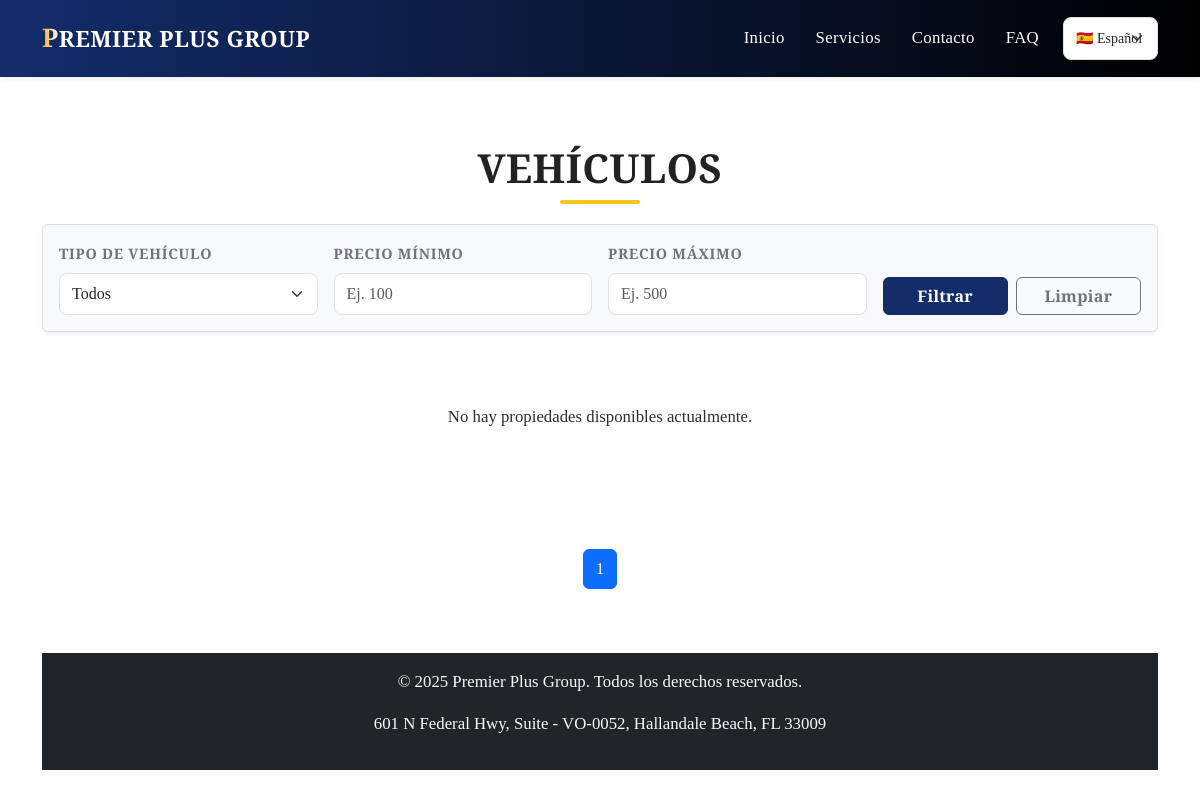
The page /es/vehiculos/ on the database as committed earlier.
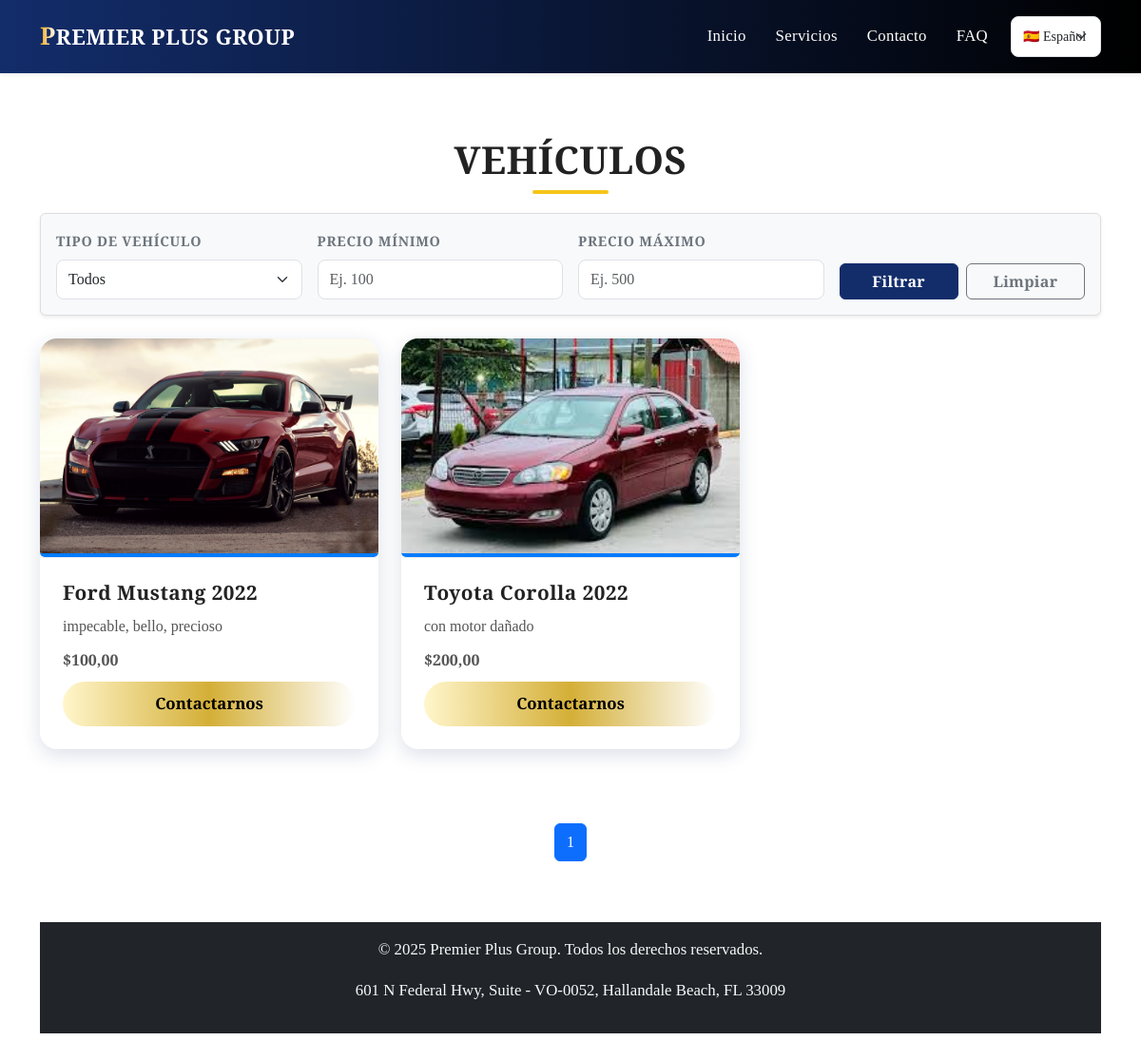
The same page on the database as committed later.
### servicios/models.py (models this page shows, shortened)
class Servicio(models.Model):
    CATEGORIAS = [
        ('vehiculo', 'Renta de Vehículos'),
        ('apartamento', 'Renta de Apartamentos'),
        ('bote', 'Renta de Botes'),
        ('paquete', 'Paquetes Turísticos'),
    ]
    TIPOS_VEHICULO = [
        ('suv', 'SUV'),
        ('compacto', 'Compacto'),
        ('sedan', 'Sedan'),
        ('exclusive', 'Exclusive'),
        ('family', 'Family'),
        ('descapotable', 'Descapotable'),
        ('otro', 'Otro'),
    ]
    titulo = models.CharField(max_length=100)
    descripcion = models.TextField()
    categoria = models.CharField(max_length=20, choices=CATEGORIAS)
    tipo_vehiculo = models.CharField(
        max_length=20,
        choices=TIPOS_VEHICULO,
        blank=True,
        null=True
    )
    precio = models.DecimalField(max_digits=10, decimal_places=2, blank=True, null=True)
    imagen = models.ImageField(upload_to='servicios/')
    disponible = models.BooleanField(default=True)
    fecha_creacion = models.DateTimeField(auto_now_add=True)
    fecha_actualizacion = models.DateTimeField(auto_now=True)
    order = models.PositiveIntegerField(default=0)
    class Meta:
        ordering = ['order']

### servicios/views.py (the view)
# urls.py: path('vehiculos/', views.vehiculos, name='vehiculos'),
def vehiculos(request):
    context = filtrar_servicios(request, 'vehiculo', incluir_tipo=True)
    return render(request, 'vehiculos.html', context)

### servicios/templates/vehiculos.html (shortened to what this page needs)
{% extends 'base.html' %}
{% block content %}
{% load i18n %}
<div class="container py-5">
    <div class="section-title text-center mb-4">
        <h2 class="fw-bold">{% trans "Vehículos" %}</h2>
    </div>
    <form method="get" class="mb-4 bg-light p-3 rounded shadow-sm">
        <div class="row g-3 align-items-end">
            <div class="col-md-3">
                <label class="form-label fw-semibold text-secondary">{% trans "Tipo de vehículo" %}</label>
                <select name="tipo" class="form-select">
                    <option value="">{% trans "Todos" %}</option>
                </select>
            </div>
            <div class="col-md-3">
                <label class="form-label fw-semibold text-secondary">{% trans "Precio mínimo" %}</label>
                <input type="number" name="precio_min" value="{{ precio_min|default:'' }}" class="form-control"
                       placeholder="{% trans 'Ej. 100' %}" min="0" step="0.01">
            </div>
            <div class="col-md-3">
                <label class="form-label fw-semibold text-secondary">{% trans "Precio máximo" %}</label>
                <input type="number" name="precio_max" value="{{ precio_max|default:'' }}" class="form-control"
                       placeholder="{% trans 'Ej. 500' %}" min="0" step="0.01">
            </div>
            <div class="col-md-3 d-flex gap-2">
                <button type="submit" class="btn btn-primary w-100">{% trans "Filtrar" %}</button>
                <a href="{% url 'vehiculos' %}" class="btn btn-outline-secondary w-100">{% trans "Limpiar" %}</a>
            </div>
        </div>
    </form>
    <div class="row">
        {% for servicio in page_obj %}
        <div class="col-md-4 mb-4">
            <div class="card servicio-card h-100">
                <img src="{{ servicio.imagen.url }}" class="card-img-top servicio-img" alt="{{ servicio.titulo }}">
                <div class="card-body">
                    <h5 class="servicio-titulo">{{ servicio.titulo }}</h5>
                    <p class="servicio-descripcion">{{ servicio.descripcion|linebreaksbr }}</p>
                    {% if servicio.precio %}
                    <p class="servicio-precio">${{ servicio.precio }}</p>
                    {% endif %}
                    <a href="https://wa.me/message/B6X733YR24MSF1" class="btn-contactar">{% trans "Contactarnos" %}</a>
                </div>
            </div>
        </div>
        {% empty %}
        <p class="text-center py-5">{% trans "No hay propiedades disponibles actualmente." %}</p>
        {% endfor %}
    </div>
<div class="pagination justify-content-center mt-4">
    <ul class="pagination">
        {% for num in page_obj.paginator.page_range %}
            {% if page_obj.number == num %}
                <li class="page-item active">
                    <span class="page-link">{{ num }}</span>
                </li>
            {% else %}
                <li class="page-item">
                    <a class="page-link" href="?page={{ num }}">{{ num }}</a>
                </li>
            {% endif %}
        {% endfor %}
    </ul>
</div>
{% endblock %}

### servicios/templates/base.html (shortened to what this page needs)
<!DOCTYPE html>
{% load static %}
{% load i18n %}
<html lang="es">
<head>
  <link href="https://cdn.jsdelivr.net/npm/bootstrap@5.3.0/dist/css/bootstrap.min.css" rel="stylesheet">
  <link rel="stylesheet" href="{% static 'styles.css' %}">
  <link rel="stylesheet" href="https://cdnjs.cloudflare.com/ajax/libs/font-awesome/6.4.0/css/all.min.css">
  <link rel="stylesheet" href="https://cdn.jsdelivr.net/npm/bootstrap-icons@1.11.1/font/bootstrap-icons.css">
  <link rel="stylesheet" href="{% static 'hero.css' %}">
  <link rel="stylesheet" href="{% static 'branding.css' %}">
  <link rel="stylesheet" href="{% static 'theme.css' %}">
</head>
<body>
<nav class="navbar navbar-expand-lg navbar-dark bg-dark fixed-top shadow-sm">
  <div class="container">
    <a class="navbar-brand d-flex align-items-center" href="{% url 'home' %}">
      <span class="brand-text">
        <span class="brand-highlight">P</span>remier Plus Group
      </span>
    </a>
    <div class="collapse navbar-collapse" id="navbarNav">
      <ul class="navbar-nav ms-auto">
        <li class="nav-item"><a class="nav-link" href="{% url 'home' %}">{% trans "Inicio" %}</a></li>
        <li class="nav-item"><a class="nav-link" href="{% url 'home' %}#servicios">{% trans "Servicios" %}</a></li>
        <li class="nav-item"><a class="nav-link" href="{% url 'home' %}#contacto">{% trans "Contacto" %}</a></li>
        <li class="nav-item"><a class="nav-link" href="{% url 'home' %}#faq">{% trans "FAQ" %}</a></li>
        <form action="{% url 'set_language' %}" method="post" class="d-flex ms-3">
          <select name="language" onchange="this.form.submit()" class="form-select form-select-sm">
            <option value="es" {% if request.LANGUAGE_CODE == 'es' %}selected{% endif %}>🇪🇸 Español</option>
          </select>
        </form>
      </ul>
    </div>
  </div>
</nav>
  {% block content %}{% endblock %}
<footer class="bg-dark text-light text-center py-3 mt-5">
  <p>© 2025 Premier Plus Group. {% trans "Todos los derechos reservados." %}</p>
  <p>601 N Federal Hwy, Suite - VO-0052,
  Hallandale Beach, FL 33009</p>
</footer>
</body>
</html>

### servicios/static/styles.css (style rules this page uses)
body { margin: 0; font-family: Arial, sans-serif; }
.servicio-img { width: 100%; height: 200px; object-fit: cover; object-position: center; border-radius: 5px; }
footer { background-color: #222; color: #ddd; text-align: center; padding: 1rem 0; width: 100%; margin-top: auto; position: relative; bottom: 0; }
.pagination { justify-content: center; margin-top: 30px; }
.page-link { color: #007BFF; border: 1px solid #007BFF; }
.card { transition: transform 0.3s ease, box-shadow 0.3s ease; border-radius: 15px; overflow: hidden; }
.card img { transition: transform 0.4s ease; }
.card-body { border-top: 1px solid #f1f1f1; padding: 1.5rem; }
.section-title { margin-top: 6rem; margin-bottom: 3rem; text-align: center; }
.section-title h2 { font-size: 2.5rem; font-weight: 700; color: #222; position: relative; display: inline-block; text-transform: uppercase; letter-spacing: 1px; }
.section-title h2::after { content: ""; position: absolute; width: 80px; height: 4px; background-color: #f5c518; bottom: -12px; left: 50%; transform: translateX(-50%); border-radius: 2px; }
.card { border: none; border-radius: 18px; overflow: hidden; transition: all 0.3s ease; box-shadow: 0 6px 18px rgba(0, 0, 0, 0.08); }
.card-img-top.servicio-img { height: 230px; object-fit: cover; object-position: center; transition: transform 0.4s ease; border-bottom: 4px solid #007bff; }
.card-body h5 { font-size: 1.3rem; font-weight: 700; color: #222; margin-bottom: 10px; }
.card-body p { color: #555; font-size: 1rem; line-height: 1.6; margin-bottom: 10px; }
.navbar { background-color: #111 !important; padding: 12px 0; font-family: 'Poppins', sans-serif; letter-spacing: 0.3px; }
.navbar-brand { font-size: 1.4rem; font-weight: 700; color: #fff !important; text-transform: uppercase; transition: transform 0.3s ease; }
.brand-highlight { color: #FFD700; font-weight: 800; font-size: 1.6rem; }
.brand-text { color: #fff; }
.nav-link { color: #ddd !important; font-weight: 500; margin-left: 15px; transition: color 0.3s ease, transform 0.3s ease; }
form.bg-light { border: 1px solid #ddd; transition: all 0.2s ease-in-out; }
.form-label { font-size: 0.9rem; text-transform: uppercase; letter-spacing: 0.05em; }
input.form-control, select.form-select { border-radius: 8px; padding: 0.5rem 0.75rem; }

### servicios/static/branding.css (style rules this page uses)
:root { --azul-oscuro: rgb(19, 45, 107); --amarillo: rgb(251, 169, 25); --negro: #000000; --dorado: linear-gradient(90deg, #fff6cc, #d4af37, #fff); --texto-claro: #ffffff; --texto-oscuro: #111111; }
.btn-primary { background-color: var(--azul-oscuro) !important; border-color: var(--azul-oscuro) !important; }
.servicio-card { border: none; border-radius: 18px; overflow: hidden; background: #fff; box-shadow: 0 6px 20px rgba(19, 45, 107, 0.15); transition: transform .25s ease, box-shadow .25s ease; }
.servicio-img { height: 220px; width: 100%; object-fit: cover; }
.servicio-titulo { color: var(--azul-oscuro); font-size: 1.2rem; font-weight: 700; }
.servicio-descripcion { font-size: 0.95rem; color: #555; }
.servicio-precio { color: var(--amarillo); font-size: 1.1rem; font-weight: bold; }
.btn-contactar { display: block; text-align: center; padding: 10px 18px; margin-top: 10px; border-radius: 30px; font-weight: 700; color: var(--negro); text-decoration: none; background: linear-gradient(90deg, #fff6cc, #d4af37, #ffffff); transition: transform .25s ease, box-shadow .25s ease; }
body { font-family: 'Crimson Text', serif; font-size: 1.05rem; line-height: 1.6; color: #2d2d2d; }
h1, h2, h3, h4, h5, h6, .section-title h2, .navbar-brand { font-family: 'Playfair Display', serif; font-weight: 600; letter-spacing: 0.5px; }
p, li, a, input, select, label { font-family: 'Crimson Text', serif; font-weight: 400; }
.btn, button { font-family: 'Crimson Text', serif; font-weight: 600; letter-spacing: 0.3px; }
.card h5, .servicio-titulo { font-family: 'Playfair Display', serif; font-weight: 600; }
.card-body p { font-size: 1rem; }

### servicios/static/theme.css (style rules this page uses)
.navbar { background: linear-gradient(90deg, rgb(19, 45, 107), #000000) !important; padding: 0.8rem 0; }
.navbar .navbar-brand .brand-text { font-size: 1.4rem; font-weight: 600; color: white; }
.navbar .brand-highlight { background: linear-gradient(90deg, rgb(251,169,25), #ffffff); -webkit-background-clip: text; color: transparent; font-weight: 900; }
.navbar .nav-link { color: white !important; transition: color 0.3s ease; }

Rows that differ between the two databases and show on the page:
added Servicio: imagen (picture), titulo "Ford Mustang 2022", descripcion "impecable, bello, precioso", precio "100,00"
added Servicio: imagen (picture), titulo "Toyota Corolla 2022", descripcion "con motor dañado", precio "200,00"
Other text that changed with them:
text no longer shown: "No hay propiedades disponibles actualmente."
